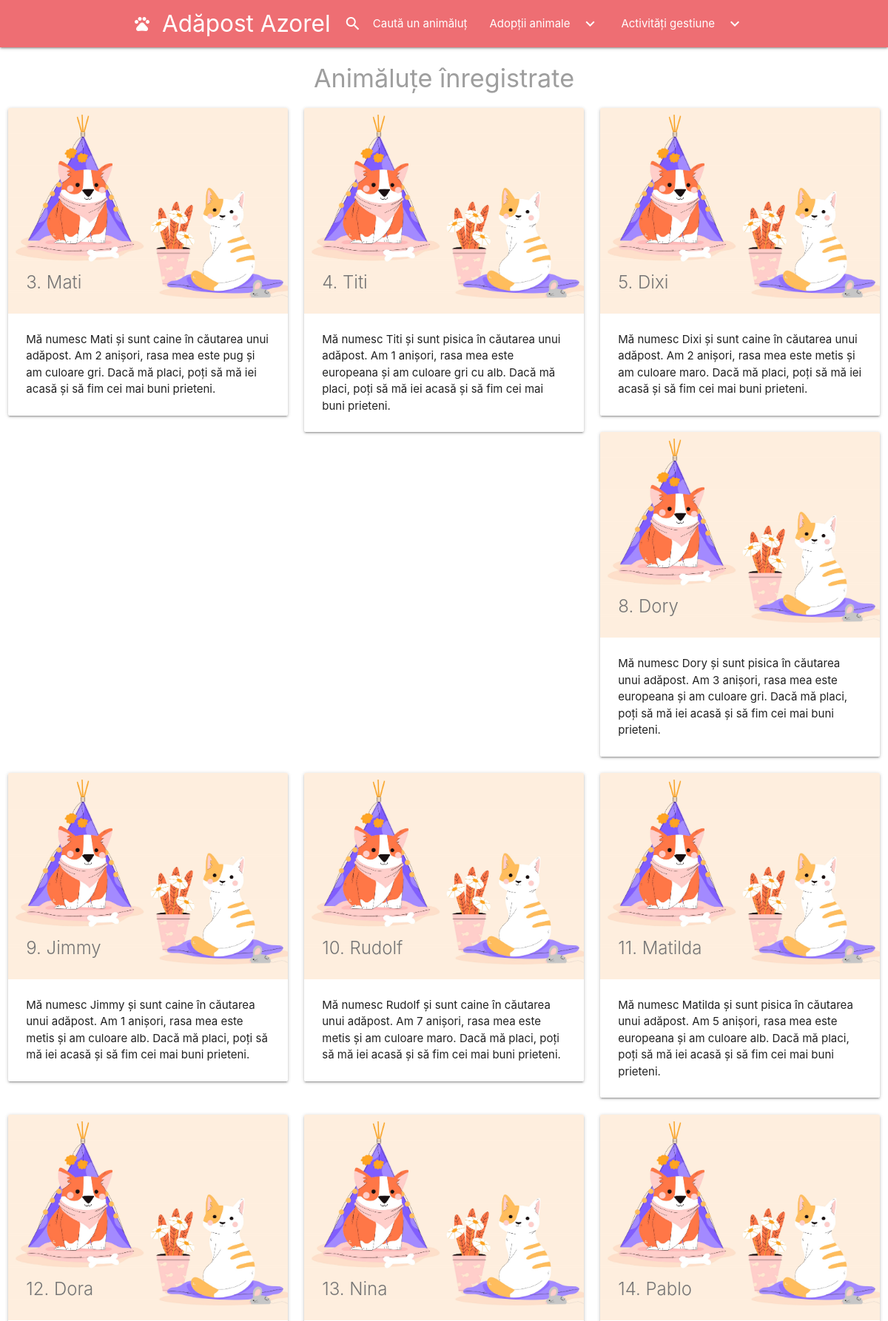
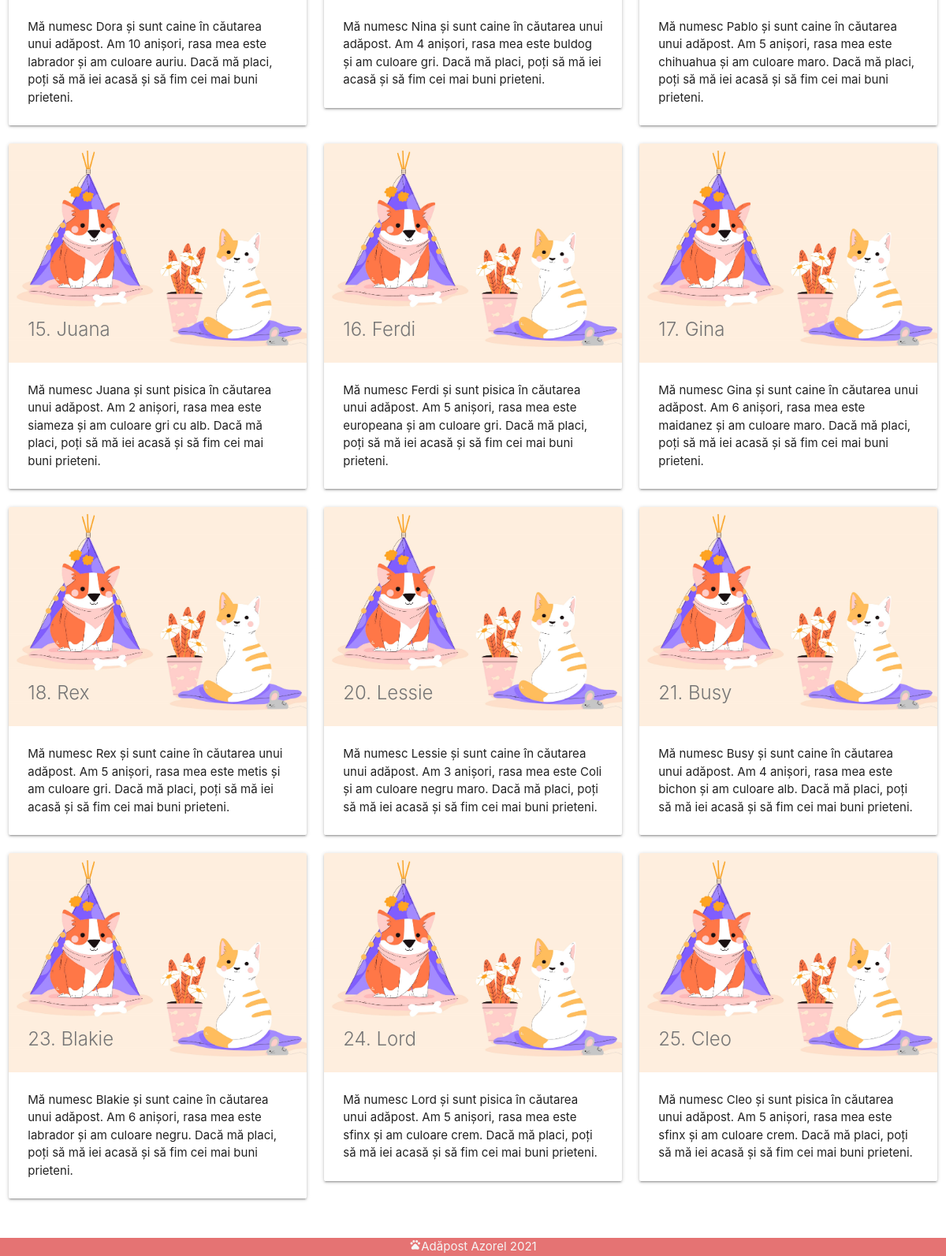
The app's page /proiect_adapost/index.php with its own data (2 pictures, top to bottom).
### tables this page shows
CREATE TABLE `animale` (
  `idAnimal` int(11) NOT NULL,
  `tip_animal` enum('caine','pisica') NOT NULL,
  `rasa` varchar(64) NOT NULL,
  `culoare` varchar(64) NOT NULL,
  `varsta` int(11) NOT NULL,
  `sex` enum('mascul','femela','necunoscut') NOT NULL,
  `nume` varchar(64) DEFAULT NULL
);

### proiect_adapost/index.php (the view, shortened to what this page needs)
<?php
	include('config/db_connect.php');
	$sql = 'SELECT an.idAnimal, an.tip_animal, an.rasa, an.culoare, an.varsta, an.sex, an.nume FROM animale an LEFT JOIN animal_adapost aa ON an.idAnimal=aa.idAnimal WHERE aa.dataAdoptie is NULL ORDER BY an.idAnimal ASC';
	$rezultate = mysqli_query($conexiune, $sql);
	$animale = mysqli_fetch_all($rezultate, MYSQLI_ASSOC);
?>
<!DOCTYPE html>
<html>
	<?php include('templates/header.php'); ?>
	<h4 class = 'center grey-text'>Animăluțe înregistrate</h4>
	<div class="row">
		<?php foreach ($animale as $animal) { ?>
			<div class="col s4">
				<div class="card">
					<div class="card-image">
						<img src="adapost-azorel.jpg">
							<span class="card-title grey-text text-darken-1"><?php echo htmlspecialchars($animal['idAnimal']) . '. ' . htmlspecialchars($animal['nume']); ?>
							</span>
					</div>
					<div class="card-content">
						<p>
							<?php echo 'Mă numesc ' . htmlspecialchars($animal['nume']) . ' și sunt ' .  htmlspecialchars($animal['tip_animal']) . ' în căutarea unui adăpost. Am ' . htmlspecialchars($animal['varsta']) . ' anișori, rasa mea este ' . htmlspecialchars($animal['rasa']) . ' și am culoare ' . htmlspecialchars($animal['culoare']) . '. Dacă mă placi, poți să mă iei acasă și să fim cei mai buni prieteni.'; ?>
						</p>
					</div>
				</div>
			</div>
		<?php } ?>
	</div>
	<?php include('templates/footer.php'); ?>
</html>

### proiect_adapost/templates/header.php (shortened to what this page needs)
<head>
    <link rel="stylesheet" href="https://cdnjs.cloudflare.com/ajax/libs/materialize/1.0.0/css/materialize.min.css">
</head>
<body>
<div class="navbar-fixed">
    <nav class="nav-wraper">
        <div class="container">
            <a href="index.php" class="brand-logo"><i class="material-icons" style="margin-top: 4px">pets</i>Adăpost Azorel</a>
            <ul class="right hide-on-med-and-down">
                <li><a href="cautare.php"><i class="material-icons left" style="margin-top: 4px">search</i> Caută un animăluț</a></li>
                <li><a class="dropdown-trigger" href="#!" data-target="dropdown1">Adopții animale<i class="material-icons right" style="margin-top: 4px">keyboard_arrow_down</i></a></li>
                <li><a class="dropdown-trigger" href="#!" data-target="dropdown2">Activități gestiune<i class="material-icons right"style="margin-top: 4px">keyboard_arrow_down</i></a></li>
            </ul>
        </div>
    </nav>
</div>

### proiect_adapost/templates/footer.php (shortened to what this page needs)
 <main>
  </main>
<footer>
  <div class="footer-copyright red lighten-2">
    <div class="container center">
      <a class="grey-text
          text-lighten-4 center">
          <i class="tiny material-icons">pets</i>Adăpost Azorel 2021
        </a>
      </div>
    </div>
  </footer>
</body>
</body>

### proiect_adapost/templates/header.php (style rules this page uses)
body { display: flex; min-height: 100vh; flex-direction: column; }
main { flex: 1 0 auto; }

### records on screen
animale: idAnimal "3", nume "Mati", tip_animal "caine", varsta "2", rasa "pug", culoare "gri"
animale: idAnimal "4", nume "Titi", tip_animal "pisica", varsta "1", rasa "europeana", culoare "gri cu alb"
animale: idAnimal "5", nume "Dixi", tip_animal "caine", varsta "2", rasa "metis", culoare "maro"
animale: idAnimal "8", nume "Dory", tip_animal "pisica", varsta "3", rasa "europeana", culoare "gri"
animale: idAnimal "9", nume "Jimmy", tip_animal "caine", varsta "1", rasa "metis", culoare "alb"
animale: idAnimal "10", nume "Rudolf", tip_animal "caine", varsta "7", rasa "metis", culoare "maro"
animale: idAnimal "11", nume "Matilda", tip_animal "pisica", varsta "5", rasa "europeana", culoare "alb"
animale: idAnimal "12", nume "Dora", tip_animal "caine", varsta "10", rasa "labrador", culoare "auriu"
animale: idAnimal "13", nume "Nina", tip_animal "caine", varsta "4", rasa "buldog", culoare "gri"
animale: idAnimal "14", nume "Pablo", tip_animal "caine", varsta "5", rasa "chihuahua", culoare "maro"
animale: idAnimal "15", nume "Juana", tip_animal "pisica", varsta "2", rasa "siameza", culoare "gri cu alb"
animale: idAnimal "16", nume "Ferdi", tip_animal "pisica", varsta "5", rasa "europeana", culoare "gri"
animale: idAnimal "17", nume "Gina", tip_animal "caine", varsta "6", rasa "maidanez", culoare "maro"
animale: idAnimal "18", nume "Rex", tip_animal "caine", varsta "5", rasa "metis", culoare "gri"
animale: idAnimal "20", nume "Lessie", tip_animal "caine", varsta "3", rasa "Coli", culoare "negru maro"
animale: idAnimal "21", nume "Busy", tip_animal "caine", varsta "4", rasa "bichon", culoare "alb"
animale: idAnimal "23", nume "Blakie", tip_animal "caine", varsta "6", rasa "labrador", culoare "negru"
animale: idAnimal "24", nume "Lord", tip_animal "pisica", varsta "5", rasa "sfinx", culoare "crem"
animale: idAnimal "25", nume "Cleo", tip_animal "pisica", varsta "5", rasa "sfinx", culoare "crem"
